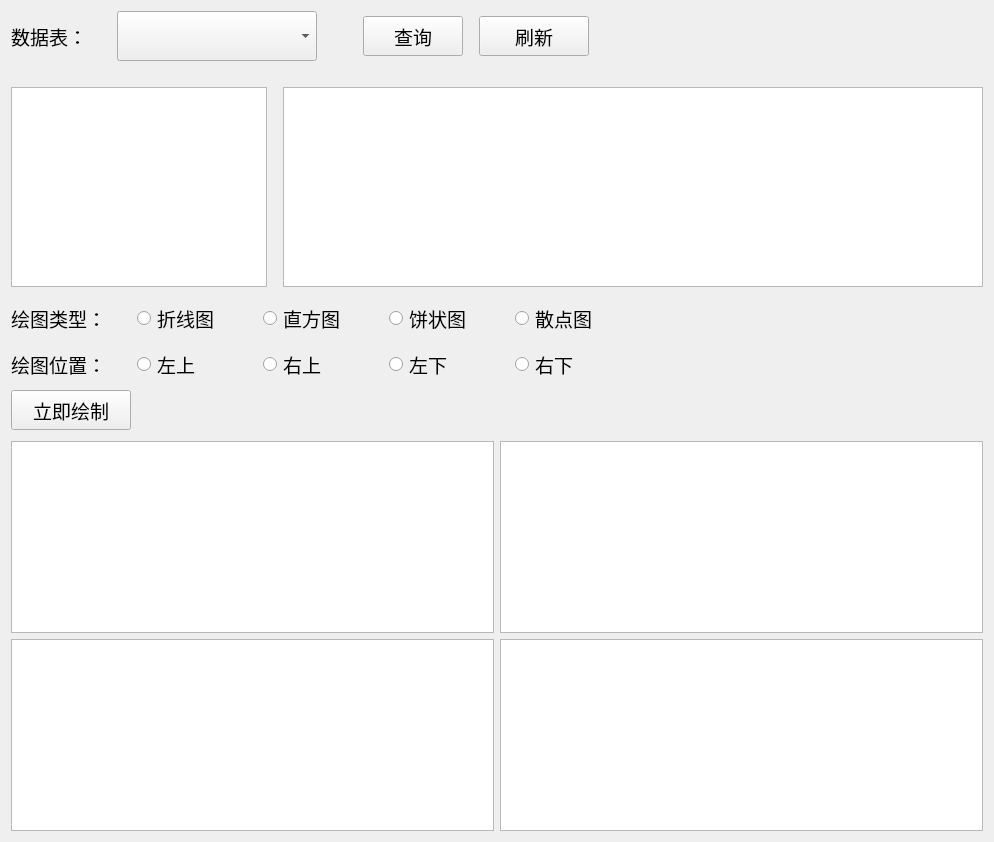
        <widget class="QWidget" name="page_2">
         <layout class="QVBoxLayout" name="verticalLayout_7">
          <item>
           <layout class="QHBoxLayout" name="horizontalLayout_6">
            <item>
             <widget class="QLabel" name="label_6">
              <property name="minimumSize">
               <size>
                <width>100</width>
                <height>50</height>
               </size>
              </property>
              <property name="maximumSize">
               <size>
                <width>150</width>
                <height>50</height>
               </size>
              </property>
              <property name="font">
               <font>
                <family>宋体</family>
                <pointsize>14</pointsize>
               </font>
              </property>
              <property name="text">
               <string>数据表：</string>
              </property>
             </widget>
            </item>
            <item>
             <widget class="QComboBox" name="comboBox">
              <property name="minimumSize">
               <size>
                <width>200</width>
                <height>30</height>
               </size>
              </property>
              <property name="maximumSize">
               <size>
                <width>300</width>
                <height>50</height>
               </size>
              </property>
              <property name="font">
               <font>
                <family>宋体</family>
                <pointsize>14</pointsize>
               </font>
              </property>
             </widget>
            </item>
            <item>
             <spacer name="horizontalSpacer_12">
              <property name="orientation">
               <enum>Qt::Horizontal</enum>
              </property>
              <property name="sizeType">
               <enum>QSizePolicy::Fixed</enum>
              </property>
              <property name="sizeHint" stdset="0">
               <size>
                <width>40</width>
                <height>20</height>
               </size>
              </property>
             </spacer>
            </item>
            <item>
             <widget class="QPushButton" name="pushButton_5">
              <property name="minimumSize">
               <size>
                <width>100</width>
                <height>30</height>
               </size>
              </property>
              <property name="maximumSize">
               <size>
                <width>320</width>
                <height>40</height>
               </size>
              </property>
              <property name="font">
               <font>
                <family>宋体</family>
                <pointsize>14</pointsize>
               </font>
              </property>
              <property name="text">
               <string>查询</string>
              </property>
             </widget>
            </item>
            <item>
             <spacer name="horizontalSpacer_25">
              <property name="orientation">
               <enum>Qt::Horizontal</enum>
              </property>
              <property name="sizeType">
               <enum>QSizePolicy::Fixed</enum>
              </property>
              <property name="sizeHint" stdset="0">
               <size>
                <width>10</width>
                <height>20</height>
               </size>
              </property>
             </spacer>
            </item>
            <item>
             <widget class="QPushButton" name="pushButton_12">
              <property name="minimumSize">
               <size>
                <width>110</width>
                <height>30</height>
               </size>
              </property>
              <property name="maximumSize">
               <size>
                <width>320</width>
                <height>40</height>
               </size>
              </property>
              <property name="font">
               <font>
                <family>宋体</family>
                <pointsize>14</pointsize>
               </font>
              </property>
              <property name="text">
               <string>刷新</string>
              </property>
              <property name="icon">
               <iconset resource="GUI_icon/image.qrc">
                <normaloff>:/icon/upper.png</normaloff>:/icon/upper.png</iconset>
              </property>
              <property name="iconSize">
               <size>
                <width>25</width>
                <height>25</height>
               </size>
              </property>
             </widget>
            </item>
            <item>
             <spacer name="horizontalSpacer_13">
              <property name="orientation">
               <enum>Qt::Horizontal</enum>
              </property>
              <property name="sizeHint" stdset="0">
               <size>
                <width>40</width>
                <height>20</height>
               </size>
              </property>
             </spacer>
            </item>
           </layout>
          </item>
          <item>
           <spacer name="verticalSpacer">
            <property name="orientation">
             <enum>Qt::Vertical</enum>
            </property>
            <property name="sizeType">
             <enum>QSizePolicy::Fixed</enum>
            </property>
            <property name="sizeHint" stdset="0">
             <size>
              <width>20</width>
              <height>20</height>
             </size>
            </property>
           </spacer>
          </item>
          <item>
           <layout class="QHBoxLayout" name="horizontalLayout_5">
            <item>
             <widget class="QTreeView" name="treeView">
              <property name="minimumSize">
               <size>
                <width>200</width>
                <height>200</height>
               </size>
              </property>
              <property name="maximumSize">
               <size>
                <width>16777215</width>
                <height>400</height>
               </size>
              </property>
             </widget>
            </item>
            <item>
             <spacer name="horizontalSpacer_11">
              <property name="orientation">
               <enum>Qt::Horizontal</enum>
              </property>
              <property name="sizeType">
               <enum>QSizePolicy::Fixed</enum>
              </property>
              <property name="sizeHint" stdset="0">
               <size>
                <width>10</width>
                <height>20</height>
               </size>
              </property>
             </spacer>
            </item>
            <item>
             <widget class="QTableView" name="tableView">
              <property name="minimumSize">
               <size>
                <width>700</width>
                <height>200</height>
               </size>
              </property>
              <property name="maximumSize">
               <size>
                <width>16777215</width>
                <height>400</height>
               </size>
              </property>
             </widget>
            </item>
           </layout>
          </item>
          <item>
           <spacer name="verticalSpacer_2">
            <property name="orientation">
             <enum>Qt::Vertical</enum>
            </property>
            <property name="sizeType">
             <enum>QSizePolicy::Fixed</enum>
            </property>
            <property name="sizeHint" stdset="0">
             <size>
              <width>20</width>
              <height>5</height>
             </size>
            </property>
           </spacer>
          </item>
          <item>
           <layout class="QGridLayout" name="gridLayout_2">
            <item row="2" column="0">
             <widget class="QPushButton" name="pushButton_6">
              <property name="minimumSize">
               <size>
                <width>120</width>
                <height>40</height>
               </size>
              </property>
              <property name="maximumSize">
               <size>
                <width>320</width>
                <height>50</height>
               </size>
              </property>
              <property name="font">
               <font>
                <family>宋体</family>
                <pointsize>14</pointsize>
               </font>
              </property>
              <property name="text">
               <string>立即绘制</string>
              </property>
             </widget>
            </item>
            <item row="1" column="5">
             <spacer name="horizontalSpacer_14">
              <property name="orientation">
               <enum>Qt::Horizontal</enum>
              </property>
              <property name="sizeHint" stdset="0">
               <size>
                <width>40</width>
                <height>20</height>
               </size>
              </property>
             </spacer>
            </item>
            <item row="1" column="3">
             <widget class="QRadioButton" name="radioButton_12">
              <property name="minimumSize">
               <size>
                <width>120</width>
                <height>40</height>
               </size>
              </property>
              <property name="maximumSize">
               <size>
                <width>320</width>
                <height>50</height>
               </size>
              </property>
              <property name="font">
               <font>
                <family>宋体</family>
                <pointsize>14</pointsize>
               </font>
              </property>
              <property name="text">
               <string>左下</string>
              </property>
              <property name="checkable">
               <bool>true</bool>
              </property>
              <property name="checked">
               <bool>false</bool>
              </property>
              <attribute name="buttonGroup">
               <string notr="true">buttonGroup_2</string>
              </attribute>
             </widget>
            </item>
            <item row="1" column="0">
             <widget class="QLabel" name="label_8">
              <property name="minimumSize">
               <size>
                <width>120</width>
                <height>40</height>
               </size>
              </property>
              <property name="font">
               <font>
                <family>宋体</family>
                <pointsize>14</pointsize>
               </font>
              </property>
              <property name="text">
               <string>绘图位置：</string>
              </property>
             </widget>
            </item>
            <item row="1" column="2">
             <widget class="QRadioButton" name="radioButton_11">
              <property name="minimumSize">
               <size>
                <width>120</width>
                <height>40</height>
               </size>
              </property>
              <property name="maximumSize">
               <size>
                <width>320</width>
                <height>50</height>
               </size>
              </property>
              <property name="font">
               <font>
                <family>宋体</family>
                <pointsize>14</pointsize>
               </font>
              </property>
              <property name="text">
               <string>右上</string>
              </property>
              <property name="checkable">
               <bool>true</bool>
              </property>
              <property name="checked">
               <bool>false</bool>
              </property>
              <attribute name="buttonGroup">
               <string notr="true">buttonGroup_2</string>
              </attribute>
             </widget>
            </item>
            <item row="0" column="3">
             <widget class="QRadioButton" name="radioButton_9">
              <property name="minimumSize">
               <size>
                <width>120</width>
                <height>40</height>
               </size>
              </property>
              <property name="maximumSize">
               <size>
                <width>320</width>
                <height>50</height>
               </size>
              </property>
              <property name="font">
               <font>
                <family>宋体</family>
                <pointsize>14</pointsize>
               </font>
              </property>
              <property name="text">
               <string>饼状图</string>
              </property>
              <property name="checkable">
               <bool>true</bool>
              </property>
              <property name="checked">
               <bool>false</bool>
              </property>
              <attribute name="buttonGroup">
               <string notr="true">buttonGroup</string>
              </attribute>
             </widget>
            </item>
            <item row="0" column="2">
             <widget class="QRadioButton" name="radioButton_8">
              <property name="minimumSize">
               <size>
                <width>120</width>
                <height>40</height>
               </size>
              </property>
              <property name="maximumSize">
               <size>
                <width>320</width>
                <height>50</height>
               </size>
              </property>
              <property name="font">
               <font>
                <family>宋体</family>
                <pointsize>14</pointsize>
               </font>
              </property>
              <property name="text">
               <string>直方图</string>
              </property>
              <property name="checkable">
               <bool>true</bool>
              </property>
              <property name="checked">
               <bool>false</bool>
              </property>
              <attribute name="buttonGroup">
               <string notr="true">buttonGroup</string>
              </attribute>
             </widget>
            </item>
            <item row="1" column="1">
             <widget class="QRadioButton" name="radioButton_10">
              <property name="minimumSize">
               <size>
                <width>120</width>
                <height>40</height>
               </size>
              </property>
              <property name="maximumSize">
               <size>
                <width>320</width>
                <height>50</height>
               </size>
              </property>
              <property name="font">
               <font>
                <family>宋体</family>
                <pointsize>14</pointsize>
               </font>
              </property>
              <property name="text">
               <string>左上</string>
              </property>
              <property name="checkable">
               <bool>true</bool>
              </property>
              <property name="checked">
               <bool>false</bool>
              </property>
              <attribute name="buttonGroup">
               <string notr="true">buttonGroup_2</string>
              </attribute>
             </widget>
            </item>
            <item row="0" column="0">
             <widget class="QLabel" name="label_7">
              <property name="minimumSize">
               <size>
                <width>120</width>
                <height>40</height>
               </size>
              </property>
              <property name="font">
               <font>
                <family>宋体</family>
                <pointsize>14</pointsize>
               </font>
              </property>
              <property name="text">
               <string>绘图类型：</string>
              </property>
             </widget>
            </item>
            <item row="0" column="1">
             <widget class="QRadioButton" name="radioButton_7">
              <property name="minimumSize">
               <size>
                <width>120</width>
                <height>40</height>
               </size>
              </property>
              <property name="maximumSize">
               <size>
                <width>320</width>
                <height>50</height>
               </size>
              </property>
              <property name="font">
               <font>
                <family>宋体</family>
                <pointsize>14</pointsize>
               </font>
              </property>
              <property name="text">
               <string>折线图</string>
              </property>
              <property name="checkable">
               <bool>true</bool>
              </property>
              <property name="checked">
               <bool>false</bool>
              </property>
              <attribute name="buttonGroup">
               <string notr="true">buttonGroup</string>
              </attribute>
             </widget>
            </item>
            <item row="1" column="4">
             <widget class="QRadioButton" name="radioButton_13">
              <property name="minimumSize">
               <size>
                <width>120</width>
                <height>40</height>
               </size>
              </property>
              <property name="maximumSize">
               <size>
                <width>320</width>
                <height>50</height>
               </size>
              </property>
              <property name="font">
               <font>
                <family>宋体</family>
                <pointsize>14</pointsize>
               </font>
              </property>
              <property name="text">
               <string>右下</string>
              </property>
              <attribute name="buttonGroup">
               <string notr="true">buttonGroup_2</string>
              </attribute>
             </widget>
            </item>
            <item row="0" column="4">
             <widget class="QRadioButton" name="radioButton_14">
              <property name="minimumSize">
               <size>
                <width>120</width>
                <height>40</height>
               </size>
              </property>
              <property name="maximumSize">
               <size>
                <width>320</width>
                <height>50</height>
               </size>
              </property>
              <property name="font">
               <font>
                <family>宋体</family>
                <pointsize>14</pointsize>
               </font>
              </property>
              <property name="text">
               <string>散点图</string>
              </property>
              <attribute name="buttonGroup">
               <string notr="true">buttonGroup</string>
              </attribute>
             </widget>
            </item>
           </layout>
          </item>
          <item>
           <spacer name="verticalSpacer_13">
            <property name="orientation">
             <enum>Qt::Vertical</enum>
            </property>
            <property name="sizeType">
             <enum>QSizePolicy::Fixed</enum>
            </property>
            <property name="sizeHint" stdset="0">
             <size>
              <width>20</width>
              <height>5</height>
             </size>
            </property>
           </spacer>
          </item>
          <item>
           <layout class="QGridLayout" name="gridLayout">
            <item row="0" column="1">
             <widget class="QGraphicsView" name="graphicsView_3"/>
            </item>
            <item row="0" column="0">
             <widget class="QGraphicsView" name="graphicsView_2"/>
            </item>
            <item row="1" column="0">
             <widget class="QGraphicsView" name="graphicsView_4"/>
            </item>
            <item row="1" column="1">
             <widget class="QGraphicsView" name="graphicsView_5"/>
            </item>
           </layout>
          </item>
         </layout>
        </widget>
